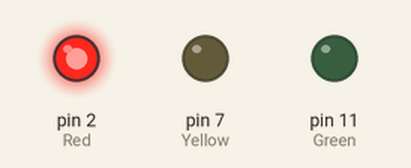
This sketch was run on a simulated Arduino Uno, built with avr-gcc and run on an emulated ATmega328P. Shown: output pins drawn as LEDs (lit = HIGH).

Above: at 2.0 s.
At 4.5 s:
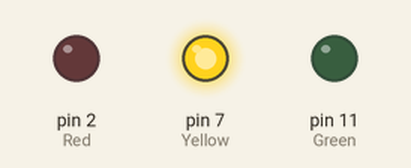
At 7.0 s:
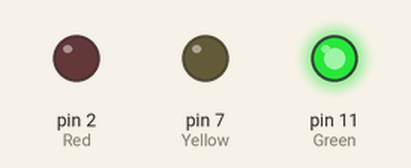
Timing chart, 0 to 11.7 s (numbered marks = the images above):
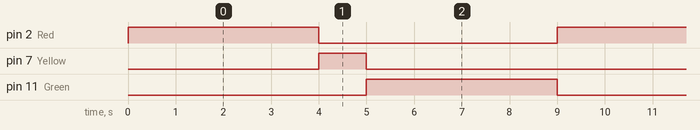

Measured:
- by itself, pin 2 (Red), pin 11 (Green): alternates HIGH for 4.0 s and LOW for 5.0 s
- by itself, pin 7 (Yellow): alternates HIGH for 1.0 s and LOW for 8.0 s
- by itself, everything shown: repeats every 9.0 s, in 3 steps

The sketch:

Taffic_Ligths.ino
```cpp
int Red = 2;
int Green = 11;
int Yellow = 7;

void setup() {
  // put your setup code here, to run once:

pinMode(Red, OUTPUT);
pinMode(Yellow, OUTPUT);
pinMode(Green, OUTPUT);


}

void loop() {
  // put your main code here, to run repeatedly:

digitalWrite(Red, HIGH);
digitalWrite(Yellow, LOW);
digitalWrite(Green, LOW);
delay(4000);
digitalWrite(Red, LOW);
digitalWrite(Yellow, HIGH);
digitalWrite(Green, LOW);
delay(1000);
digitalWrite(Red, LOW);
digitalWrite(Yellow, LOW);
digitalWrite(Green, HIGH);
delay(4000);

}
```
